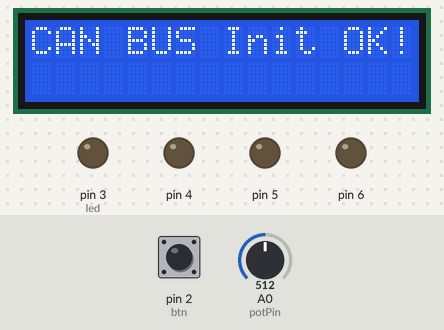
Bench run of a sketch on a simulated Arduino Uno, built with avr-gcc and run on an emulated ATmega328P. On the bench: 16×2 character LCD, output pins drawn as LEDs (lit = HIGH). Inputs (shaded band) come from the test bench; at power-on: pin 2 (btn) HIGH, A0 (potPin) = 512.

Above: at 1.2 s.
1.3 s: pin 2 (btn) pulled LOW for 0.15 s
At 1.6 s:
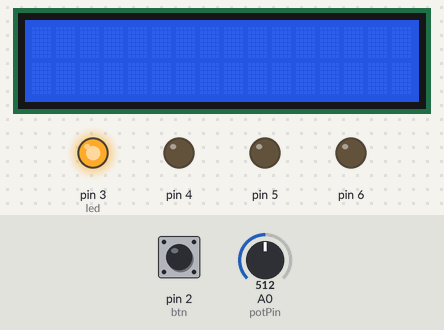
4.4 s: A0 (potPin) set to 948
7.4 s: A0 (potPin) set to 975
10.4 s: pin 2 (btn) pulled LOW for 1 s
At 11.1 s:
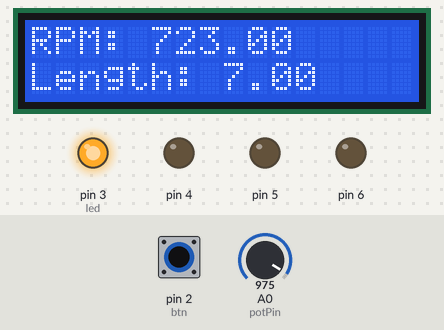
12.9 s: pin 2 (btn) pulled LOW for 0.15 s
At 14.3 s:
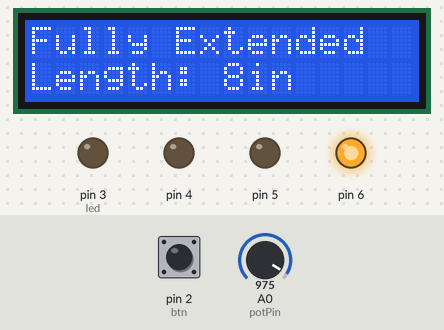
14.6 s: pin 2 (btn) pulled LOW for 3.2 s
At 15.8 s:
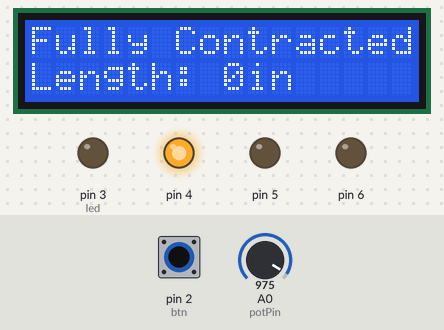
Timing chart, 0 to 17.6 s (numbered marks = the images above; inputs shaded):
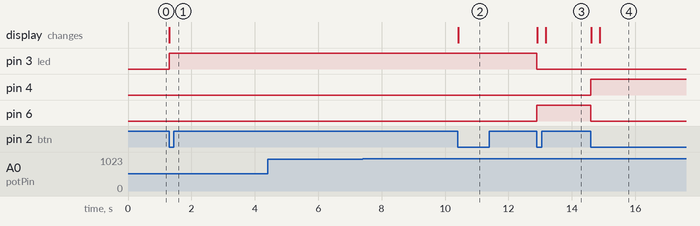

Measured:
- after the input at 1.3 s, pin 3 (led): LOW → HIGH at once; the display: changes at once (image 1)
- after the input at 4.4 s, every drawn part: stays the same
- after the input at 7.4 s, every drawn part: stays the same
- after the input at 10.4 s, the display: changes at once (image 2)
- after the input at 12.9 s, pin 3 (led): HIGH → LOW at once; pin 6: LOW → HIGH at once; the display: first changes at once (image 3 shows a later state)
- after the input at 14.6 s, pin 4: LOW → HIGH at once; pin 6: HIGH → LOW at once; the display: first changes at once (image 4 shows a later state)

The sketch:

design_day.ino
```cpp
#include <SoftwareSerial.h>
#include <SPI.h>
#include <mcp_can_dfs.h>
#include <mcp_can.h>
#include <Wire.h>
#include <LiquidCrystal_I2C.h>

int potPin = A0;
int spiCSPin = 10;
int val = 0;
unsigned char pos = 0;
const int btn = 2;
const int led = 3;
int selector = 0;
boolean isPressed = false;
unsigned char buf[8];

SoftwareSerial serial(10,11);
LiquidCrystal_I2C lcd(0x27,16,2);  //I have used I2C scan program, so address is correct.
MCP_CAN CAN(spiCSPin);

void setup() {
  lcd.init(); //Initialize the library to use the LCD
  lcd.backlight(); //Turns on the backlight on the screen (optional)
  lcd.home(); //Sets the cursor home location
  Serial.begin(38400);
  pinMode(btn, INPUT_PULLUP);
  pinMode(led, OUTPUT);
  pinMode(6, OUTPUT);
  pinMode(4, OUTPUT);
  pinMode(5, OUTPUT);
  pinMode(potPin, INPUT);
  while (CAN_OK != CAN.begin(CAN_1000KBPS)) {
    lcd.print("CAN BUS Init Failed");
    delay(100);
  }
  lcd.print("CAN BUS Init OK!");
}

void loop ()
{
  if (digitalRead(btn) == LOW && isPressed == false ) //button is pressed AND this is the first digitalRead() that the button is pressed
  {
    isPressed = true;  //set to true, so this code will not run again until button released
    doSwitchStatement(); // a call to a separate function that performs the switch statement and subsequent evoked code

    selector++; // this is done after the doSwitchStatement(), so case 0 will be executed on the first button press
    if (selector > 3) {
      selector = 0;
    }
    // selector = (selector+1) % 4;  // does the same, without if-statement
  } else if (digitalRead(btn) == HIGH)
  {
    isPressed = false; //button is released, variable reset
  }
}

void doSwitchStatement() {
  switch(selector) {
  case 0:
    digitalWrite(4, LOW);
    digitalWrite(5, LOW);
    digitalWrite(6, LOW);
    digitalWrite(led, HIGH);
    lcd.clear();
    //lcd.print("RPM Tuning");
    delay(250);
    doRun();
    break;
  case 1:
    digitalWrite(4, LOW);
    digitalWrite(5, LOW);
    digitalWrite(6, HIGH);
    digitalWrite(led, LOW);
    lcd.clear();
    lcd.print("Fully Extended");
    delay(250);
    doExtend();
    break;
  case 2:
    digitalWrite(5, LOW);
    digitalWrite(6, LOW);
    digitalWrite(led, LOW);
    digitalWrite(4, HIGH);
    lcd.clear();
    lcd.print("Fully Contracted");
    delay(250);
    doContract();
    break;
  case 3:
    digitalWrite(6, LOW);
    digitalWrite(led, LOW);
    digitalWrite(4, LOW);
    digitalWrite(5, HIGH);
    lcd.clear();
    lcd.print("Boundary Demo");
    delay(250);
    doDemo();
    break;
  }
}

void doRun(){
  lcd.print("RPM: ");
    for(int i = 0; i<=10000; i++){
      lcd.clear();
      val = analogRead(potPin);
      pos = map(val, 0, 1023, 0, 255);
      unsigned char buf[8] = {pos,0,0,0,0,0,0,0};
      CAN.sendMsgBuf(0x520, 0, 8, buf);
      lcd.print("RPM: ");
      float  RPM_Test = map(pos, 0, 255, 15350, 0);
      lcd.print(RPM_Test);
      lcd.setCursor(0,3);
      float len = map(pos, 0, 255, 0, 8);
      lcd.print("Length: ");
      lcd.print(len);
      if(digitalRead(btn) == LOW){
         return;
      }
  }
  return;
}

void doExtend(){
  pos = 127;
  unsigned char buf[8] = {pos,0,0,0,0,0,0,0};
  CAN.sendMsgBuf(0x520, 0, 8, buf);
  lcd.setCursor(0,3);
  lcd.print("Length: 8in  ");
  return;
}

void doContract(){
  pos = 0;
  unsigned char buf[8] = {pos,0,0,0,0,0,0,0};
  CAN.sendMsgBuf(0x520, 0, 8, buf);
  lcd.print(buf[0]);
  lcd.setCursor(0,3);
  lcd.print("Length: 0in  ");
  return;
}

void doDemo(){
  for (int i = 0; i<=4; i++){
    doExtend();
    if(digitalRead(btn) == LOW){
      return;
    }
    delay(10000);
    doContract();
    if(digitalRead(btn) == LOW){
      return;
    }
    delay(10000);
  }
  return;
}
```
